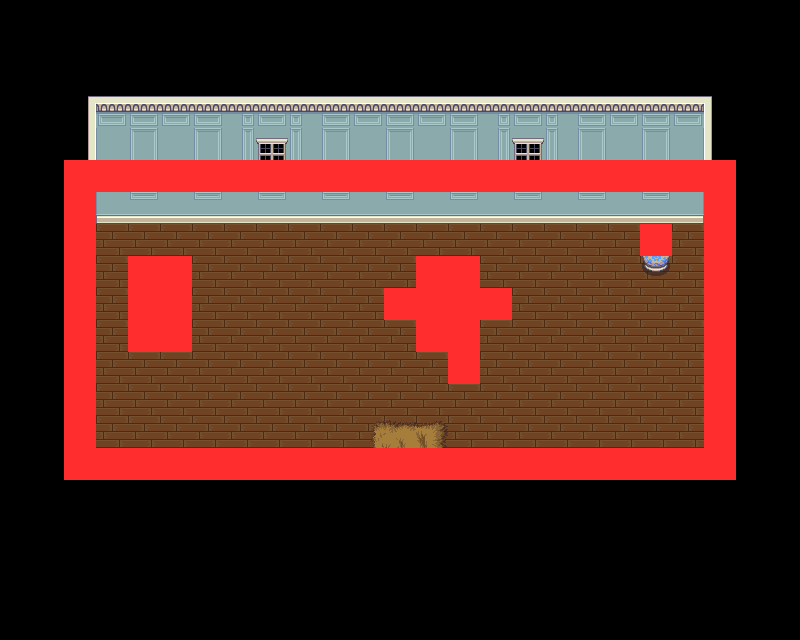

Rendered tile map (Tiled .tmx) drawn with the repository's tilesets; below, a short description and the map source with its tile grids summarised:
An orthogonal 25x20 tile map with 32x32 px tiles, 6 tile layers (Floor, WallsFacingToward, WallPaneling, Decorations, ...), 6 tilesets and 1 object.

<map version="1.0" orientation="orthogonal" renderorder="right-down" width="25" height="20" tilewidth="32" tileheight="32" nextobjectid="1">
 <tileset firstgid="1" name="terrain_atlas" tilewidth="32" tileheight="32">
  <image source="../Tilesets/terrain_atlas.png" width="1024" height="1024" />
 </tileset>
 <tileset firstgid="1025" name="inside" tilewidth="32" tileheight="32">
  <image source="../Tilesets/LPC Base Assets/tiles/inside.png" width="320" height="320" />
 </tileset>
 <tileset firstgid="1125" name="house" tilewidth="32" tileheight="32">
  <image source="../Tilesets/LPC Base Assets/tiles/house.png" width="288" height="224" />
 </tileset>
 <tileset firstgid="1188" name="victoria" tilewidth="32" tileheight="32">
  <image source="../Tilesets/LPC Base Assets/tiles/victoria.png" width="352" height="160" />
 </tileset>
 <tileset firstgid="1243" name="dungeon" tilewidth="32" tileheight="32">
  <image source="../Tilesets/LPC Base Assets/tiles/dungeon.png" width="416" height="256" />
 </tileset>
 <tileset firstgid="1347" name="collision-sprite" tilewidth="32" tileheight="32">
  <image source="../Tilesets/collision-sprite.png" width="32" height="32" />
  <tile id="0">
   <objectgroup draworder="index">
    <object id="0" x="0.0434783" y="0.0434783" width="31.8696" height="31.8696" />
   </objectgroup>
  </tile>
 </tileset>
 <layer name="Floor" width="25" height="20">
  <data>[500 cells, 209 non-empty, 1 distinct tile ids]</data>
 </layer>
 <layer name="WallsFacingToward" width="25" height="20">
  <data>[500 cells, 98 non-empty, 13 distinct tile ids]</data>
 </layer>
 <layer name="WallPaneling" width="25" height="20">
  <data>[500 cells, 54 non-empty, 12 distinct tile ids]</data>
 </layer>
 <layer name="Decorations" width="25" height="20">
  <data>[500 cells, 20 non-empty, 20 distinct tile ids]</data>
 </layer>
 <layer name="WallFacingBack" width="25" height="20">
  <data>[500 cells, 21 non-empty, 3 distinct tile ids]</data>
 </layer>
 <layer name="Collisions" width="25" height="20">
  <data>[500 cells, 74 non-empty, 1 distinct tile ids]</data>
 </layer>
</map>
